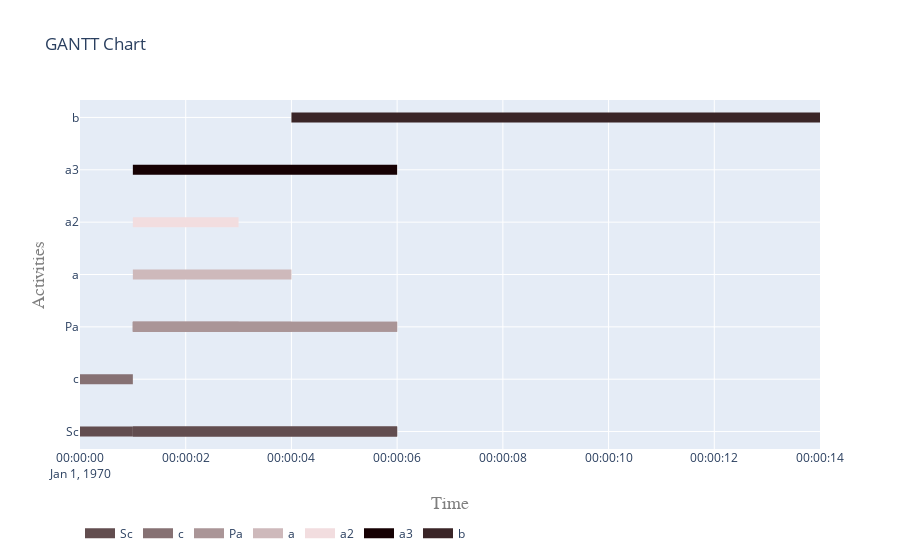

The cell this chart's notebook holds for it:
### Markdown cell above
##### 5.2 Visualise gantt charts

### Code cell
plot.get_gantt_chart([Sc,c,Pa,a,a2,a3,b])

### Figure 1 — Plotly figure (JSON) as saved in the notebook; plotly's stock layout.template omitted (floating-point values rounded to 4 significant figures)
{"data": [{"connectgaps": false, "hoverinfo": "y+name", "line": {"color": "rgb(98,77,79)", "width": 10}, "mode": "lines", "name": "Sc", "type": "scatter", "x": ["1970-01-01T00:00:00", "1970-01-01T00:00:00", "1970-01-01T00:00:01", "1970-01-01T00:00:01", "1970-01-01T00:00:01", "1970-01-01T00:00:01", "1970-01-01T00:00:01", "1970-01-01T00:00:06", "1970-01-01T00:00:06", "1970-01-01T00:00:06", "1970-01-01T00:00:01", "1970-01-01T00:00:01", "1970-01-01T00:00:06", "1970-01-01T00:00:06", "1970-01-01T00:00:06"], "y": ["Sc", "Sc", "Sc", "Sc", null, "Sc", "Sc", "Sc", "Sc", null, "Sc", "Sc", "Sc", "Sc", null]}, {"connectgaps": false, "hoverinfo": "y+name", "line": {"color": "rgb(134,113,115)", "width": 10}, "mode": "lines", "name": "c", "type": "scatter", "x": ["1970-01-01T00:00:00", "1970-01-01T00:00:00", "1970-01-01T00:00:01", "1970-01-01T00:00:01", "1970-01-01T00:00:01"], "y": ["c", "c", "c", "c", null]}, {"connectgaps": false, "hoverinfo": "y+name", "line": {"color": "rgb(170,149,151)", "width": 10}, "mode": "lines", "name": "Pa", "type": "scatter", "x": ["1970-01-01T00:00:01", "1970-01-01T00:00:01", "1970-01-01T00:00:03", "1970-01-01T00:00:03", "1970-01-01T00:00:03", "1970-01-01T00:00:01", "1970-01-01T00:00:01", "1970-01-01T00:00:04", "1970-01-01T00:00:04", "1970-01-01T00:00:04", "1970-01-01T00:00:01", "1970-01-01T00:00:01", "1970-01-01T00:00:06", "1970-01-01T00:00:06", "1970-01-01T00:00:06", "1970-01-01T00:00:01", "1970-01-01T00:00:01", "1970-01-01T00:00:06", "1970-01-01T00:00:06", "1970-01-01T00:00:06"], "y": ["Pa", "Pa", "Pa", "Pa", null, "Pa", "Pa", "Pa", "Pa", null, "Pa", "Pa", "Pa", "Pa", null, "Pa", "Pa", "Pa", "Pa", null]}, {"connectgaps": false, "hoverinfo": "y+name", "line": {"color": "rgb(206,185,187)", "width": 10}, "mode": "lines", "name": "a", "type": "scatter", "x": ["1970-01-01T00:00:01", "1970-01-01T00:00:01", "1970-01-01T00:00:04", "1970-01-01T00:00:04", "1970-01-01T00:00:04"], "y": ["a", "a", "a", "a", null]}, {"connectgaps": false, "hoverinfo": "y+name", "line": {"color": "rgb(242,221,223)", "width": 10}, "mode": "lines", "name": "a2", "type": "scatter", "x": ["1970-01-01T00:00:01", "1970-01-01T00:00:01", "1970-01-01T00:00:03", "1970-01-01T00:00:03", "1970-01-01T00:00:03"], "y": ["a2", "a2", "a2", "a2", null]}, {"connectgaps": false, "hoverinfo": "y+name", "line": {"color": "rgb(22,1,3)", "width": 10}, "mode": "lines", "name": "a3", "type": "scatter", "x": ["1970-01-01T00:00:01", "1970-01-01T00:00:01", "1970-01-01T00:00:06", "1970-01-01T00:00:06", "1970-01-01T00:00:06"], "y": ["a3", "a3", "a3", "a3", null]}, {"connectgaps": false, "hoverinfo": "y+name", "line": {"color": "rgb(58,37,39)", "width": 10}, "mode": "lines", "name": "b", "type": "scatter", "x": ["1970-01-01T00:00:04", "1970-01-01T00:00:04", "1970-01-01T00:00:14", "1970-01-01T00:00:14", "1970-01-01T00:00:14"], "y": ["b", "b", "b", "b", null]}], "layout": {"hovermode": "closest", "legend": {"orientation": "h", "x": 0, "y": -0.2}, "title": {"text": "GANTT Chart"}, "xaxis": {"range": ["1970-01-01T00:00:00", "1970-01-01T00:00:14"], "title": {"font": {"color": "#7f7f7f", "family": "Courier New, monospace", "size": 18}, "text": "Time"}}, "yaxis": {"title": {"font": {"color": "#7f7f7f", "family": "Courier New, monospace", "size": 18}, "text": "Activities"}}}}
